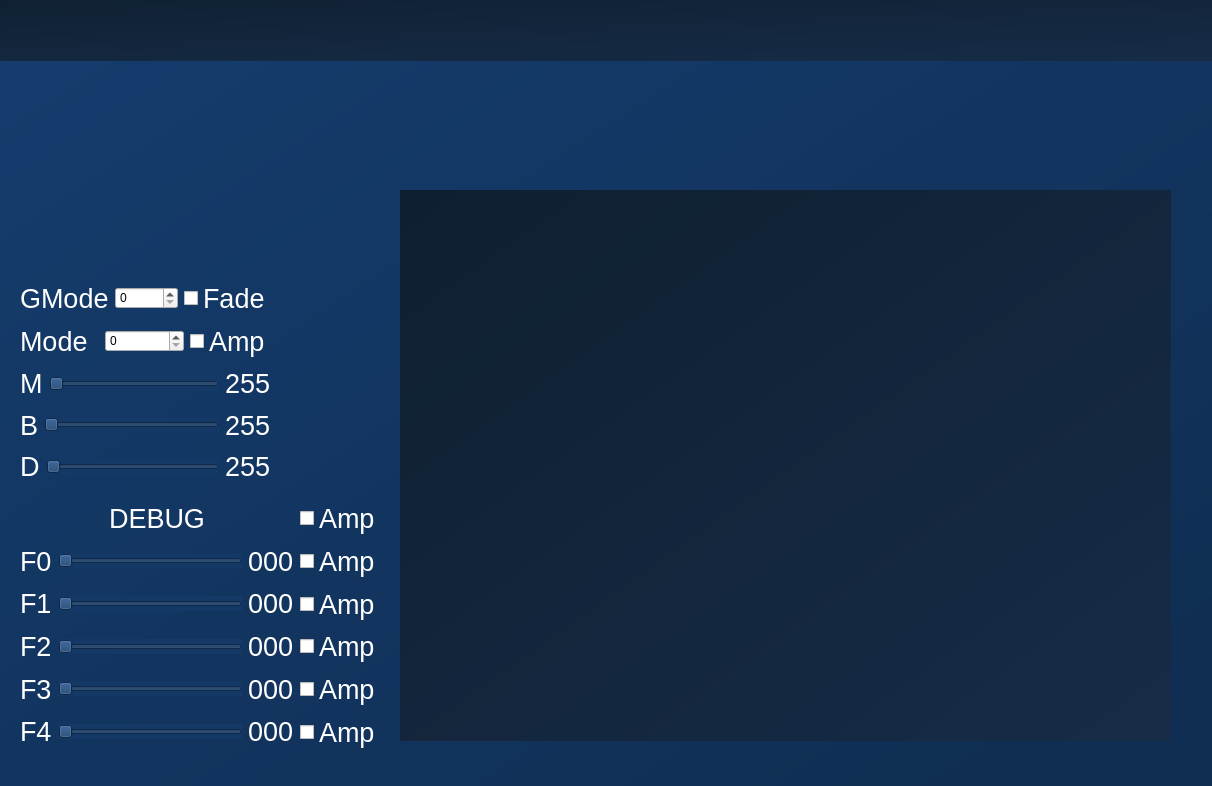
<?xml version="1.0" encoding="UTF-8"?>
<ui version="4.0">
 <class>MusicGui</class>
 <widget class="QDialog" name="MusicGui">
  <property name="geometry">
   <rect>
    <x>0</x>
    <y>0</y>
    <width>1212</width>
    <height>786</height>
   </rect>
  </property>
  <property name="windowTitle">
   <string>Dialog</string>
  </property>
  <widget class="QWidget" name="mainWidget" native="true">
   <property name="geometry">
    <rect>
     <x>0</x>
     <y>0</y>
     <width>1241</width>
     <height>811</height>
    </rect>
   </property>
   <property name="styleSheet">
    <string notr="true">QWidget#mainWidget{
	background-color: qlineargradient(spread:pad, x1:0, y1:0, x2:1, y2:1, stop:0 rgba(21, 61, 110, 255), stop:1 rgba(15, 44, 80, 255));
}</string>
   </property>
   <widget class="QLabel" name="titleBlock">
    <property name="geometry">
     <rect>
      <x>-350</x>
      <y>0</y>
      <width>1591</width>
      <height>61</height>
     </rect>
    </property>
    <property name="styleSheet">
     <string notr="true">font: 30pt &quot;Arial&quot;;
background-color: rgb(12, 29, 50);
background-color: qlineargradient(spread:pad, x1:1, y1:1, x2:0, y2:0, stop:0 rgba(22, 44, 70, 255), stop:1 rgba(15, 31, 50, 255));
color: rgb(255, 255, 255);</string>
    </property>
    <property name="text">
     <string>                                    VisuaLED</string>
    </property>
   </widget>
   <widget class="PlotWidget" name="Plotwidget" native="true">
    <property name="geometry">
     <rect>
      <x>400</x>
      <y>190</y>
      <width>771</width>
      <height>551</height>
     </rect>
    </property>
    <property name="styleSheet">
     <string notr="true">background-color: qlineargradient(spread:pad, x1:1, y1:1, x2:0, y2:0, stop:0 rgba(22, 44, 70, 255), stop:1 rgba(15, 31, 50, 255));</string>
    </property>
   </widget>
   <widget class="QWidget" name="verticalLayoutWidget_2">
    <property name="geometry">
     <rect>
      <x>20</x>
      <y>280</y>
      <width>251</width>
      <height>204</height>
     </rect>
    </property>
    <layout class="QVBoxLayout" name="verticalLayout_2">
     <item>
      <layout class="QHBoxLayout" name="horizontalLayout_4">
       <item>
        <widget class="QLabel" name="motorSymb_3">
         <property name="font">
          <font>
           <family>Arial</family>
           <pointsize>20</pointsize>
           <weight>50</weight>
           <italic>false</italic>
           <bold>false</bold>
          </font>
         </property>
         <property name="styleSheet">
          <string notr="true">font: 20pt &quot;Arial&quot;;
color: rgb(255, 255, 255);
</string>
         </property>
         <property name="locale">
          <locale language="English" country="UnitedStates"/>
         </property>
         <property name="inputMethodHints">
          <set>Qt::ImhDigitsOnly</set>
         </property>
         <property name="text">
          <string>GMode</string>
         </property>
        </widget>
       </item>
       <item>
        <widget class="QSpinBox" name="GraphMode"/>
       </item>
       <item>
        <widget class="QCheckBox" name="fadeEN">
         <property name="font">
          <font>
           <family>Arial</family>
           <pointsize>20</pointsize>
           <weight>50</weight>
           <italic>false</italic>
           <bold>false</bold>
          </font>
         </property>
         <property name="styleSheet">
          <string notr="true">color: rgb(255, 255, 255);
font: 20pt &quot;Arial&quot;;</string>
         </property>
         <property name="text">
          <string>Fade</string>
         </property>
         <property name="iconSize">
          <size>
           <width>60</width>
           <height>60</height>
          </size>
         </property>
        </widget>
       </item>
      </layout>
     </item>
     <item>
      <layout class="QHBoxLayout" name="horizontalLayout_3">
       <item>
        <widget class="QLabel" name="motorSymb_2">
         <property name="font">
          <font>
           <family>Arial</family>
           <pointsize>20</pointsize>
           <weight>50</weight>
           <italic>false</italic>
           <bold>false</bold>
          </font>
         </property>
         <property name="styleSheet">
          <string notr="true">font: 20pt &quot;Arial&quot;;
color: rgb(255, 255, 255);
</string>
         </property>
         <property name="locale">
          <locale language="English" country="UnitedStates"/>
         </property>
         <property name="inputMethodHints">
          <set>Qt::ImhDigitsOnly</set>
         </property>
         <property name="text">
          <string>Mode</string>
         </property>
        </widget>
       </item>
       <item>
        <widget class="QSpinBox" name="mode"/>
       </item>
       <item>
        <widget class="QCheckBox" name="enableAmpCtlr">
         <property name="font">
          <font>
           <family>Arial</family>
           <pointsize>20</pointsize>
           <weight>50</weight>
           <italic>false</italic>
           <bold>false</bold>
          </font>
         </property>
         <property name="styleSheet">
          <string notr="true">color: rgb(255, 255, 255);
font: 20pt &quot;Arial&quot;;</string>
         </property>
         <property name="text">
          <string>Amp</string>
         </property>
         <property name="iconSize">
          <size>
           <width>60</width>
           <height>60</height>
          </size>
         </property>
        </widget>
       </item>
      </layout>
     </item>
     <item>
      <layout class="QHBoxLayout" name="horizontalLayout">
       <item>
        <widget class="QLabel" name="motorSymb">
         <property name="font">
          <font>
           <family>Arial</family>
           <pointsize>20</pointsize>
           <weight>50</weight>
           <italic>false</italic>
           <bold>false</bold>
          </font>
         </property>
         <property name="styleSheet">
          <string notr="true">font: 20pt &quot;Arial&quot;;
color: rgb(255, 255, 255);
</string>
         </property>
         <property name="locale">
          <locale language="English" country="UnitedStates"/>
         </property>
         <property name="inputMethodHints">
          <set>Qt::ImhDigitsOnly</set>
         </property>
         <property name="text">
          <string>M</string>
         </property>
        </widget>
       </item>
       <item>
        <widget class="QSlider" name="MotorSlider">
         <property name="styleSheet">
          <string notr="true">background-color: rgb(20, 57, 103);</string>
         </property>
         <property name="orientation">
          <enum>Qt::Horizontal</enum>
         </property>
        </widget>
       </item>
       <item>
        <widget class="QLabel" name="motorPosLabel">
         <property name="font">
          <font>
           <family>Arial</family>
           <pointsize>20</pointsize>
           <weight>50</weight>
           <italic>false</italic>
           <bold>false</bold>
          </font>
         </property>
         <property name="styleSheet">
          <string notr="true">font: 20pt &quot;Arial&quot;;
color: rgb(255, 255, 255);
</string>
         </property>
         <property name="locale">
          <locale language="English" country="UnitedStates"/>
         </property>
         <property name="inputMethodHints">
          <set>Qt::ImhDigitsOnly</set>
         </property>
         <property name="text">
          <string>255</string>
         </property>
        </widget>
       </item>
      </layout>
     </item>
     <item>
      <layout class="QHBoxLayout" name="horizontalLayout_2">
       <item>
        <widget class="QLabel" name="BrightnessSym">
         <property name="font">
          <font>
           <family>Arial</family>
           <pointsize>20</pointsize>
           <weight>50</weight>
           <italic>false</italic>
           <bold>false</bold>
          </font>
         </property>
         <property name="styleSheet">
          <string notr="true">font: 20pt &quot;Arial&quot;;
color: rgb(255, 255, 255);
</string>
         </property>
         <property name="locale">
          <locale language="English" country="UnitedStates"/>
         </property>
         <property name="inputMethodHints">
          <set>Qt::ImhDigitsOnly</set>
         </property>
         <property name="text">
          <string>B</string>
         </property>
        </widget>
       </item>
       <item>
        <widget class="QSlider" name="BrightnessSlider">
         <property name="styleSheet">
          <string notr="true">background-color: rgb(20, 57, 103);</string>
         </property>
         <property name="orientation">
          <enum>Qt::Horizontal</enum>
         </property>
        </widget>
       </item>
       <item>
        <widget class="QLabel" name="BrightnessVal">
         <property name="font">
          <font>
           <family>Arial</family>
           <pointsize>20</pointsize>
           <weight>50</weight>
           <italic>false</italic>
           <bold>false</bold>
          </font>
         </property>
         <property name="styleSheet">
          <string notr="true">font: 20pt &quot;Arial&quot;;
color: rgb(255, 255, 255);
</string>
         </property>
         <property name="locale">
          <locale language="English" country="UnitedStates"/>
         </property>
         <property name="inputMethodHints">
          <set>Qt::ImhDigitsOnly</set>
         </property>
         <property name="text">
          <string>255</string>
         </property>
        </widget>
       </item>
      </layout>
     </item>
     <item>
      <layout class="QHBoxLayout" name="horizontalLayout_8">
       <item>
        <widget class="QLabel" name="BrightnessSym_2">
         <property name="font">
          <font>
           <family>Arial</family>
           <pointsize>20</pointsize>
           <weight>50</weight>
           <italic>false</italic>
           <bold>false</bold>
          </font>
         </property>
         <property name="styleSheet">
          <string notr="true">font: 20pt &quot;Arial&quot;;
color: rgb(255, 255, 255);
</string>
         </property>
         <property name="locale">
          <locale language="English" country="UnitedStates"/>
         </property>
         <property name="inputMethodHints">
          <set>Qt::ImhDigitsOnly</set>
         </property>
         <property name="text">
          <string>D</string>
         </property>
        </widget>
       </item>
       <item>
        <widget class="QSlider" name="BrightnessSlider_2">
         <property name="styleSheet">
          <string notr="true">background-color: rgb(20, 57, 103);</string>
         </property>
         <property name="orientation">
          <enum>Qt::Horizontal</enum>
         </property>
        </widget>
       </item>
       <item>
        <widget class="QLabel" name="BrightnessVal_2">
         <property name="font">
          <font>
           <family>Arial</family>
           <pointsize>20</pointsize>
           <weight>50</weight>
           <italic>false</italic>
           <bold>false</bold>
          </font>
         </property>
         <property name="styleSheet">
          <string notr="true">font: 20pt &quot;Arial&quot;;
color: rgb(255, 255, 255);
</string>
         </property>
         <property name="locale">
          <locale language="English" country="UnitedStates"/>
         </property>
         <property name="inputMethodHints">
          <set>Qt::ImhDigitsOnly</set>
         </property>
         <property name="text">
          <string>255</string>
         </property>
        </widget>
       </item>
      </layout>
     </item>
    </layout>
   </widget>
   <widget class="QWidget" name="horizontalLayoutWidget">
    <property name="geometry">
     <rect>
      <x>20</x>
      <y>500</y>
      <width>361</width>
      <height>250</height>
     </rect>
    </property>
    <layout class="QHBoxLayout" name="horizontalLayout_6">
     <item>
      <layout class="QVBoxLayout" name="verticalLayout_3">
       <item>
        <widget class="QLabel" name="motorSymb_4">
         <property name="font">
          <font>
           <family>Arial</family>
           <pointsize>20</pointsize>
           <weight>50</weight>
           <italic>false</italic>
           <bold>false</bold>
           <strikeout>false</strikeout>
           <kerning>true</kerning>
          </font>
         </property>
         <property name="styleSheet">
          <string notr="true">font: 20pt &quot;Arial&quot;;
color: rgb(255, 255, 255);
</string>
         </property>
         <property name="locale">
          <locale language="English" country="UnitedStates"/>
         </property>
         <property name="inputMethodHints">
          <set>Qt::ImhDigitsOnly</set>
         </property>
         <property name="text">
          <string>DEBUG</string>
         </property>
         <property name="alignment">
          <set>Qt::AlignCenter</set>
         </property>
        </widget>
       </item>
       <item>
        <layout class="QHBoxLayout" name="horizontalLayout_7">
         <item>
          <widget class="QLabel" name="motorSymb_6">
           <property name="font">
            <font>
             <family>Arial</family>
             <pointsize>20</pointsize>
             <weight>50</weight>
             <italic>false</italic>
             <bold>false</bold>
            </font>
           </property>
           <property name="styleSheet">
            <string notr="true">font: 20pt &quot;Arial&quot;;
color: rgb(255, 255, 255);
</string>
           </property>
           <property name="locale">
            <locale language="English" country="UnitedStates"/>
           </property>
           <property name="inputMethodHints">
            <set>Qt::ImhDigitsOnly</set>
           </property>
           <property name="text">
            <string>F0</string>
           </property>
          </widget>
         </item>
         <item>
          <widget class="QSlider" name="MotorSlider_2">
           <property name="styleSheet">
            <string notr="true">background-color: rgb(20, 57, 103);</string>
           </property>
           <property name="orientation">
            <enum>Qt::Horizontal</enum>
           </property>
          </widget>
         </item>
         <item>
          <widget class="QLabel" name="motorPosLabel_2">
           <property name="font">
            <font>
             <family>Arial</family>
             <pointsize>20</pointsize>
             <weight>50</weight>
             <italic>false</italic>
             <bold>false</bold>
            </font>
           </property>
           <property name="styleSheet">
            <string notr="true">font: 20pt &quot;Arial&quot;;
color: rgb(255, 255, 255);
</string>
           </property>
           <property name="locale">
            <locale language="English" country="UnitedStates"/>
           </property>
           <property name="inputMethodHints">
            <set>Qt::ImhDigitsOnly</set>
           </property>
           <property name="text">
            <string>000</string>
           </property>
          </widget>
         </item>
        </layout>
       </item>
       <item>
        <layout class="QHBoxLayout" name="horizontalLayout_12">
         <item>
          <widget class="QLabel" name="motorSymb_8">
           <property name="font">
            <font>
             <family>Arial</family>
             <pointsize>20</pointsize>
             <weight>50</weight>
             <italic>false</italic>
             <bold>false</bold>
            </font>
           </property>
           <property name="styleSheet">
            <string notr="true">font: 20pt &quot;Arial&quot;;
color: rgb(255, 255, 255);
</string>
           </property>
           <property name="locale">
            <locale language="English" country="UnitedStates"/>
           </property>
           <property name="inputMethodHints">
            <set>Qt::ImhDigitsOnly</set>
           </property>
           <property name="text">
            <string>F1</string>
           </property>
          </widget>
         </item>
         <item>
          <widget class="QSlider" name="MotorSlider_4">
           <property name="styleSheet">
            <string notr="true">background-color: rgb(20, 57, 103);</string>
           </property>
           <property name="orientation">
            <enum>Qt::Horizontal</enum>
           </property>
          </widget>
         </item>
         <item>
          <widget class="QLabel" name="motorPosLabel_4">
           <property name="font">
            <font>
             <family>Arial</family>
             <pointsize>20</pointsize>
             <weight>50</weight>
             <italic>false</italic>
             <bold>false</bold>
            </font>
           </property>
           <property name="styleSheet">
            <string notr="true">font: 20pt &quot;Arial&quot;;
color: rgb(255, 255, 255);
</string>
           </property>
           <property name="locale">
            <locale language="English" country="UnitedStates"/>
           </property>
           <property name="inputMethodHints">
            <set>Qt::ImhDigitsOnly</set>
           </property>
           <property name="text">
            <string>000</string>
           </property>
          </widget>
         </item>
        </layout>
       </item>
       <item>
        <layout class="QHBoxLayout" name="horizontalLayout_11">
         <item>
          <widget class="QLabel" name="motorSymb_7">
           <property name="font">
            <font>
             <family>Arial</family>
             <pointsize>20</pointsize>
             <weight>50</weight>
             <italic>false</italic>
             <bold>false</bold>
            </font>
           </property>
           <property name="styleSheet">
            <string notr="true">font: 20pt &quot;Arial&quot;;
color: rgb(255, 255, 255);
</string>
           </property>
           <property name="locale">
            <locale language="English" country="UnitedStates"/>
           </property>
           <property name="inputMethodHints">
            <set>Qt::ImhDigitsOnly</set>
           </property>
           <property name="text">
            <string>F2</string>
           </property>
          </widget>
         </item>
         <item>
          <widget class="QSlider" name="MotorSlider_3">
           <property name="styleSheet">
            <string notr="true">background-color: rgb(20, 57, 103);</string>
           </property>
           <property name="orientation">
            <enum>Qt::Horizontal</enum>
           </property>
          </widget>
         </item>
         <item>
          <widget class="QLabel" name="motorPosLabel_3">
           <property name="font">
            <font>
             <family>Arial</family>
             <pointsize>20</pointsize>
             <weight>50</weight>
             <italic>false</italic>
             <bold>false</bold>
            </font>
           </property>
           <property name="styleSheet">
            <string notr="true">font: 20pt &quot;Arial&quot;;
color: rgb(255, 255, 255);
</string>
           </property>
           <property name="locale">
            <locale language="English" country="UnitedStates"/>
           </property>
           <property name="inputMethodHints">
            <set>Qt::ImhDigitsOnly</set>
           </property>
           <property name="text">
            <string>000</string>
           </property>
          </widget>
         </item>
        </layout>
       </item>
       <item>
        <layout class="QHBoxLayout" name="horizontalLayout_9">
         <item>
          <widget class="QLabel" name="BrightnessSym_3">
           <property name="font">
            <font>
             <family>Arial</family>
             <pointsize>20</pointsize>
             <weight>50</weight>
             <italic>false</italic>
             <bold>false</bold>
            </font>
           </property>
           <property name="styleSheet">
            <string notr="true">font: 20pt &quot;Arial&quot;;
color: rgb(255, 255, 255);
</string>
           </property>
           <property name="locale">
            <locale language="English" country="UnitedStates"/>
           </property>
           <property name="inputMethodHints">
            <set>Qt::ImhDigitsOnly</set>
           </property>
           <property name="text">
            <string>F3</string>
           </property>
          </widget>
         </item>
         <item>
          <widget class="QSlider" name="BrightnessSlider_3">
           <property name="styleSheet">
            <string notr="true">background-color: rgb(20, 57, 103);</string>
           </property>
           <property name="orientation">
            <enum>Qt::Horizontal</enum>
           </property>
          </widget>
         </item>
         <item>
          <widget class="QLabel" name="BrightnessVal_3">
           <property name="font">
            <font>
             <family>Arial</family>
             <pointsize>20</pointsize>
             <weight>50</weight>
             <italic>false</italic>
             <bold>false</bold>
            </font>
           </property>
           <property name="styleSheet">
            <string notr="true">font: 20pt &quot;Arial&quot;;
color: rgb(255, 255, 255);
</string>
           </property>
           <property name="locale">
            <locale language="English" country="UnitedStates"/>
           </property>
           <property name="inputMethodHints">
            <set>Qt::ImhDigitsOnly</set>
           </property>
           <property name="text">
            <string>000</string>
           </property>
          </widget>
         </item>
        </layout>
       </item>
       <item>
        <layout class="QHBoxLayout" name="horizontalLayout_10">
         <item>
          <widget class="QLabel" name="BrightnessSym_4">
           <property name="font">
            <font>
             <family>Arial</family>
             <pointsize>20</pointsize>
             <weight>50</weight>
             <italic>false</italic>
             <bold>false</bold>
            </font>
           </property>
           <property name="styleSheet">
            <string notr="true">font: 20pt &quot;Arial&quot;;
color: rgb(255, 255, 255);
</string>
           </property>
           <property name="locale">
            <locale language="English" country="UnitedStates"/>
           </property>
           <property name="inputMethodHints">
            <set>Qt::ImhDigitsOnly</set>
           </property>
           <property name="text">
            <string>F4</string>
           </property>
          </widget>
         </item>
         <item>
          <widget class="QSlider" name="BrightnessSlider_4">
           <property name="styleSheet">
            <string notr="true">background-color: rgb(20, 57, 103);</string>
           </property>
           <property name="orientation">
            <enum>Qt::Horizontal</enum>
           </property>
          </widget>
         </item>
         <item>
          <widget class="QLabel" name="BrightnessVal_4">
           <property name="font">
            <font>
             <family>Arial</family>
             <pointsize>20</pointsize>
             <weight>50</weight>
             <italic>false</italic>
             <bold>false</bold>
            </font>
           </property>
           <property name="styleSheet">
            <string notr="true">font: 20pt &quot;Arial&quot;;
color: rgb(255, 255, 255);
</string>
           </property>
           <property name="locale">
            <locale language="English" country="UnitedStates"/>
           </property>
           <property name="inputMethodHints">
            <set>Qt::ImhDigitsOnly</set>
           </property>
           <property name="text">
            <string>000</string>
           </property>
          </widget>
         </item>
        </layout>
       </item>
      </layout>
     </item>
     <item>
      <layout class="QVBoxLayout" name="verticalLayout">
       <item>
        <widget class="QCheckBox" name="enableAmpCtlr_5">
         <property name="font">
          <font>
           <family>Arial</family>
           <pointsize>20</pointsize>
           <weight>50</weight>
           <italic>false</italic>
           <bold>false</bold>
          </font>
         </property>
         <property name="styleSheet">
          <string notr="true">color: rgb(255, 255, 255);
font: 20pt &quot;Arial&quot;;</string>
         </property>
         <property name="text">
          <string>Amp</string>
         </property>
         <property name="iconSize">
          <size>
           <width>60</width>
           <height>60</height>
          </size>
         </property>
        </widget>
       </item>
       <item>
        <widget class="QCheckBox" name="enableAmpCtlr_7">
         <property name="font">
          <font>
           <family>Arial</family>
           <pointsize>20</pointsize>
           <weight>50</weight>
           <italic>false</italic>
           <bold>false</bold>
          </font>
         </property>
         <property name="styleSheet">
          <string notr="true">color: rgb(255, 255, 255);
font: 20pt &quot;Arial&quot;;</string>
         </property>
         <property name="text">
          <string>Amp</string>
         </property>
         <property name="iconSize">
          <size>
           <width>60</width>
           <height>60</height>
          </size>
         </property>
        </widget>
       </item>
       <item>
        <widget class="QCheckBox" name="enableAmpCtlr_4">
         <property name="font">
          <font>
           <family>Arial</family>
           <pointsize>20</pointsize>
           <weight>50</weight>
           <italic>false</italic>
           <bold>false</bold>
          </font>
         </property>
         <property name="styleSheet">
          <string notr="true">color: rgb(255, 255, 255);
font: 20pt &quot;Arial&quot;;</string>
         </property>
         <property name="text">
          <string>Amp</string>
         </property>
         <property name="iconSize">
          <size>
           <width>60</width>
           <height>60</height>
          </size>
         </property>
        </widget>
       </item>
       <item>
        <widget class="QCheckBox" name="enableAmpCtlr_6">
         <property name="font">
          <font>
           <family>Arial</family>
           <pointsize>20</pointsize>
           <weight>50</weight>
           <italic>false</italic>
           <bold>false</bold>
          </font>
         </property>
         <property name="styleSheet">
          <string notr="true">color: rgb(255, 255, 255);
font: 20pt &quot;Arial&quot;;</string>
         </property>
         <property name="text">
          <string>Amp</string>
         </property>
         <property name="iconSize">
          <size>
           <width>60</width>
           <height>60</height>
          </size>
         </property>
        </widget>
       </item>
       <item>
        <widget class="QCheckBox" name="enableAmpCtlr_2">
         <property name="font">
          <font>
           <family>Arial</family>
           <pointsize>20</pointsize>
           <weight>50</weight>
           <italic>false</italic>
           <bold>false</bold>
          </font>
         </property>
         <property name="styleSheet">
          <string notr="true">color: rgb(255, 255, 255);
font: 20pt &quot;Arial&quot;;</string>
         </property>
         <property name="text">
          <string>Amp</string>
         </property>
         <property name="iconSize">
          <size>
           <width>60</width>
           <height>60</height>
          </size>
         </property>
        </widget>
       </item>
       <item>
        <widget class="QCheckBox" name="enableAmpCtlr_3">
         <property name="font">
          <font>
           <family>Arial</family>
           <pointsize>20</pointsize>
           <weight>50</weight>
           <italic>false</italic>
           <bold>false</bold>
          </font>
         </property>
         <property name="styleSheet">
          <string notr="true">color: rgb(255, 255, 255);
font: 20pt &quot;Arial&quot;;</string>
         </property>
         <property name="text">
          <string>Amp</string>
         </property>
         <property name="iconSize">
          <size>
           <width>60</width>
           <height>60</height>
          </size>
         </property>
        </widget>
       </item>
      </layout>
     </item>
    </layout>
   </widget>
  </widget>
 </widget>
 <customwidgets>
  <customwidget>
   <class>PlotWidget</class>
   <extends>QWidget</extends>
   <header>pyqtgraph</header>
   <container>1</container>
  </customwidget>
 </customwidgets>
 <resources/>
 <connections/>
</ui>
